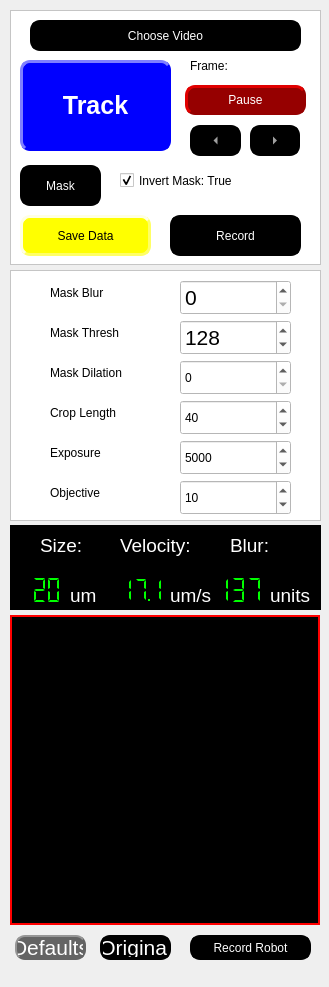
  <widget class="QDockWidget" name="dockWidget">
   <property name="minimumSize">
    <size>
     <width>329</width>
     <height>987</height>
    </size>
   </property>
   <property name="styleSheet">
    <string notr="true"/>
   </property>
   <property name="floating">
    <bool>false</bool>
   </property>
   <property name="allowedAreas">
    <set>Qt::LeftDockWidgetArea|Qt::RightDockWidgetArea</set>
   </property>
   <attribute name="dockWidgetArea">
    <number>1</number>
   </attribute>
   <widget class="QWidget" name="dockWidgetContents">
    <widget class="QFrame" name="frame_3">
     <property name="geometry">
      <rect>
       <x>10</x>
       <y>10</y>
       <width>311</width>
       <height>255</height>
      </rect>
     </property>
     <property name="styleSheet">
      <string notr="true"> color: rgb(0, 0, 0);
 background-color: rgb(255, 255, 255);
</string>
     </property>
     <property name="frameShape">
      <enum>QFrame::StyledPanel</enum>
     </property>
     <property name="frameShadow">
      <enum>QFrame::Raised</enum>
     </property>
     <widget class="QPushButton" name="choosevideobutton">
      <property name="geometry">
       <rect>
        <x>20</x>
        <y>10</y>
        <width>271</width>
        <height>31</height>
       </rect>
      </property>
      <property name="styleSheet">
       <string notr="true">     QPushButton {
                color: rgb(255, 255, 255);
                background-color: rgb(0, 0, 0);
                border-style: outset;
                border-width: 2px;
                border-radius: 10px;
                border-color: rgb(0, 0, 0);
                min-width: 1em;
                padding: 1px;
            }
            QPushButton:hover {
                background-color: rgb(100, 100, 100);
                color: rgb(255, 255, 255);
                border-color: rgb(100, 100, 100);
            
            
            }</string>
      </property>
      <property name="text">
       <string>Choose Video</string>
      </property>
     </widget>
     <widget class="QCheckBox" name="maskinvert_checkBox">
      <property name="geometry">
       <rect>
        <x>110</x>
        <y>155</y>
        <width>195</width>
        <height>31</height>
       </rect>
      </property>
      <property name="text">
       <string>Invert Mask: True</string>
      </property>
      <property name="checked">
       <bool>true</bool>
      </property>
     </widget>
     <widget class="QPushButton" name="pausebutton">
      <property name="geometry">
       <rect>
        <x>175</x>
        <y>75</y>
        <width>121</width>
        <height>30</height>
       </rect>
      </property>
      <property name="maximumSize">
       <size>
        <width>300</width>
        <height>30</height>
       </size>
      </property>
      <property name="styleSheet">
       <string notr="true">QPushButton {
                color: rgb(255, 255, 255);
                background-color: rgb(150, 0, 0);
                border-style: outset;
                border-width: 3px;
                border-radius: 10px;
                border-color: rgb(150, 0, 0);
                min-width: 1em;
                padding: 1px;
            }
            QPushButton:checked {
                color: rgb(255, 255, 255);
                background-color: rgb(0, 0, 150);
                border-style: inset;
                border-width: 3px;
                border-radius: 10px;
                border-color: rgb(0, 0, 255);
                font: bold 12px;
                min-width: 1em;
                padding: 1px;
            }
            QPushButton:hover {
                background-color: rgb(100, 100, 100);
                color: rgb(255, 255, 255);
                border-color: rgb(255, 0, 0);
                padding-left: 2px;
                padding-top: 2px;
            }</string>
      </property>
      <property name="text">
       <string>Pause</string>
      </property>
      <property name="checkable">
       <bool>true</bool>
      </property>
     </widget>
     <widget class="QPushButton" name="savedatabutton">
      <property name="geometry">
       <rect>
        <x>10</x>
        <y>205</y>
        <width>131</width>
        <height>41</height>
       </rect>
      </property>
      <property name="styleSheet">
       <string notr="true">QPushButton {
                color: rgb(0, 0, 0);
                background-color: rgb(255, 255, 0);
                border-style: outset;
                border-width: 3px;
                border-radius: 10px;
                border-color: rgb(255, 255, 100);
                min-width: 1em;
                padding: 6px;
            }
            QPushButton:hover {
                background-color: rgb(255, 255, 200);
                color: rgb(0, 0, 0);
            }
            QPushButton:checked {
                background-color: red;
                border: 2px solid red;
                padding-left: 5px;
                padding-top: 5px;
                border-style: inset;
                }</string>
      </property>
      <property name="text">
       <string>Save Data</string>
      </property>
      <property name="checkable">
       <bool>true</bool>
      </property>
     </widget>
     <widget class="QPushButton" name="recordbutton">
      <property name="geometry">
       <rect>
        <x>160</x>
        <y>205</y>
        <width>131</width>
        <height>41</height>
       </rect>
      </property>
      <property name="styleSheet">
       <string notr="true">QPushButton {
                color: rgb(255, 255, 255);
                background-color: rgb(0, 0, 0);
                border-style: outset;
                border-width: 3px;
                border-radius: 10px;
                border-color: rgb(0, 0, 0);
                min-width: 1em;
                padding: 6px;
            }
      
            QPushButton:checked {
                color: rgb(255, 255, 255);
                background-color: rgb(255, 0, 0);
                border-style: inset;
                border-width: 3px;
                border-radius: 10px;
                border-color: rgb(255, 0, 0);
                font: bold 16px;
                min-width: 1em;
               
            }
            QPushButton:hover {
                background-color: rgb(100, 100, 100);
                color: rgb(255, 255, 255);
                border-color: rgb(100, 100, 100);
                padding-left: 5px;
                padding-top: 5px;
            }</string>
      </property>
      <property name="text">
       <string>Record</string>
      </property>
      <property name="checkable">
       <bool>true</bool>
      </property>
     </widget>
     <widget class="QLabel" name="framelabel">
      <property name="geometry">
       <rect>
        <x>180</x>
        <y>45</y>
        <width>121</width>
        <height>21</height>
       </rect>
      </property>
      <property name="maximumSize">
       <size>
        <width>300</width>
        <height>25</height>
       </size>
      </property>
      <property name="text">
       <string>Frame: </string>
      </property>
     </widget>
     <widget class="QToolButton" name="leftbutton">
      <property name="geometry">
       <rect>
        <x>180</x>
        <y>115</y>
        <width>51</width>
        <height>31</height>
       </rect>
      </property>
      <property name="styleSheet">
       <string notr="true">QToolButton {
                color: rgb(255, 255, 255);
                background-color: rgb(0, 0, 0);
                border-style: outset;
                border-width: px;
                border-radius: 10px;
                border: 2px solid rgb(0, 0, 0);
                font: bold 16px;
                min-width: 1em;
                padding: 1px;
            }
            QToolButton:hover {
                background-color: rgb(100, 100, 100);
                color: rgb(255, 255, 255);
                border: 2px solid rgb(0, 255, 0);
            }
            QToolButton:pressed {
                background-color: rgb(100, 100, 100);
                border: 2px solid rgb(255, 0, 0);
                border-style: inset;
                padding-left: 5px;
                padding-top: 5px;
            }</string>
      </property>
      <property name="text">
       <string>...</string>
      </property>
      <property name="autoRepeat">
       <bool>false</bool>
      </property>
      <property name="autoRepeatDelay">
       <number>0</number>
      </property>
      <property name="autoRepeatInterval">
       <number>1</number>
      </property>
      <property name="arrowType">
       <enum>Qt::LeftArrow</enum>
      </property>
     </widget>
     <widget class="QPushButton" name="maskbutton">
      <property name="geometry">
       <rect>
        <x>10</x>
        <y>155</y>
        <width>81</width>
        <height>41</height>
       </rect>
      </property>
      <property name="styleSheet">
       <string notr="true">QPushButton {
                color: rgb(255, 255, 255);
                background-color: rgb(0, 0, 0);
                border-style: outset;
                border-width: 2px;
                border-radius: 10px;
                border-color: rgb(0, 0, 0);
                min-width: 1em;
                padding: 1px;
            }
            QPushButton:hover {
                background-color: rgb(100, 100, 100);
                color: rgb(255, 255, 255);
                border-style: inset;
			  border-color: rgb(0, 255, 0);
            }</string>
      </property>
      <property name="text">
       <string>Mask</string>
      </property>
      <property name="checkable">
       <bool>true</bool>
      </property>
      <property name="checked">
       <bool>false</bool>
      </property>
     </widget>
     <widget class="QPushButton" name="trackbutton">
      <property name="geometry">
       <rect>
        <x>10</x>
        <y>50</y>
        <width>151</width>
        <height>91</height>
       </rect>
      </property>
      <property name="cursor">
       <cursorShape>ArrowCursor</cursorShape>
      </property>
      <property name="styleSheet">
       <string notr="true">
QPushButton {
                color: rgb(255, 255, 255);
                background-color: rgb(0, 0, 255);
                border-style: outset;
                border-width: 3px;
                border-radius: 10px;
                border-color: rgb(0, 0, 255);
                min-width: 1em;
                padding: 6px;
			  font: bold 25px;
            }
      
            QPushButton:checked {
                color: rgb(255, 255, 255);
                background-color: rgb(255, 0, 0);
                border-style: inset;
                border-width: 3px;
                border-radius: 10px;
                border-color: rgb(255, 0, 0);
                font: bold 25px;
                min-width: 1em;
               
            }
            QPushButton:hover {
                background-color: rgb(100, 100, 100);
                color: rgb(255, 255, 255);
                border-color: rgb(0, 255, 0);
                padding-left: 5px;
                padding-top: 5px;
            }</string>
      </property>
      <property name="text">
       <string>Track</string>
      </property>
      <property name="checkable">
       <bool>true</bool>
      </property>
     </widget>
     <widget class="QToolButton" name="rightbutton">
      <property name="geometry">
       <rect>
        <x>240</x>
        <y>115</y>
        <width>50</width>
        <height>31</height>
       </rect>
      </property>
      <property name="styleSheet">
       <string notr="true">QToolButton {
                color: rgb(255, 255, 255);
                background-color: rgb(0, 0, 0);
                border-style: outset;
                border-width: px;
                border-radius: 10px;
                border: 2px solid rgb(0, 0, 0);
                font: bold 16px;
                min-width: 1em;
                padding: 1px;
            }
            QToolButton:hover {
                background-color: rgb(100, 100, 100);
                color: rgb(255, 255, 255);
                border: 2px solid rgb(0, 255, 0);
            }
            QToolButton:pressed {
                background-color: rgb(100, 100, 100);
                border: 2px solid rgb(255, 0, 0);
                border-style: inset;
                padding-left: 5px;
                padding-top: 5px;
            }</string>
      </property>
      <property name="text">
       <string>...</string>
      </property>
      <property name="autoRepeat">
       <bool>false</bool>
      </property>
      <property name="autoRepeatInterval">
       <number>1</number>
      </property>
      <property name="arrowType">
       <enum>Qt::RightArrow</enum>
      </property>
     </widget>
    </widget>
    <widget class="QFrame" name="trackerparamsframe">
     <property name="geometry">
      <rect>
       <x>10</x>
       <y>270</y>
       <width>311</width>
       <height>251</height>
      </rect>
     </property>
     <property name="styleSheet">
      <string notr="true"> color: rgb(0, 0, 0);
 background-color: rgb(255, 255, 255);
</string>
     </property>
     <property name="frameShape">
      <enum>QFrame::StyledPanel</enum>
     </property>
     <property name="frameShadow">
      <enum>QFrame::Raised</enum>
     </property>
     <widget class="QSpinBox" name="maskthreshbox">
      <property name="geometry">
       <rect>
        <x>170</x>
        <y>50</y>
        <width>111</width>
        <height>35</height>
       </rect>
      </property>
      <property name="font">
       <font>
        <pointsize>16</pointsize>
        <italic>false</italic>
        <bold>false</bold>
       </font>
      </property>
      <property name="styleSheet">
       <string notr="true"/>
      </property>
      <property name="maximum">
       <number>255</number>
      </property>
      <property name="singleStep">
       <number>10</number>
      </property>
      <property name="value">
       <number>128</number>
      </property>
     </widget>
     <widget class="QLabel" name="maskthreshlabel">
      <property name="geometry">
       <rect>
        <x>40</x>
        <y>50</y>
        <width>121</width>
        <height>25</height>
       </rect>
      </property>
      <property name="maximumSize">
       <size>
        <width>150</width>
        <height>25</height>
       </size>
      </property>
      <property name="text">
       <string>Mask Thresh</string>
      </property>
     </widget>
     <widget class="QSpinBox" name="maskdilationbox">
      <property name="geometry">
       <rect>
        <x>170</x>
        <y>90</y>
        <width>111</width>
        <height>35</height>
       </rect>
      </property>
      <property name="maximum">
       <number>40</number>
      </property>
     </widget>
     <widget class="QLabel" name="maskdilationlabel">
      <property name="geometry">
       <rect>
        <x>40</x>
        <y>90</y>
        <width>121</width>
        <height>25</height>
       </rect>
      </property>
      <property name="maximumSize">
       <size>
        <width>150</width>
        <height>25</height>
       </size>
      </property>
      <property name="text">
       <string>Mask Dilation</string>
      </property>
     </widget>
     <widget class="QSpinBox" name="croplengthbox">
      <property name="geometry">
       <rect>
        <x>170</x>
        <y>130</y>
        <width>111</width>
        <height>35</height>
       </rect>
      </property>
      <property name="minimum">
       <number>5</number>
      </property>
      <property name="maximum">
       <number>300</number>
      </property>
      <property name="singleStep">
       <number>5</number>
      </property>
      <property name="value">
       <number>40</number>
      </property>
      <property name="displayIntegerBase">
       <number>10</number>
      </property>
     </widget>
     <widget class="QLabel" name="croplengthlabel">
      <property name="geometry">
       <rect>
        <x>40</x>
        <y>130</y>
        <width>121</width>
        <height>25</height>
       </rect>
      </property>
      <property name="maximumSize">
       <size>
        <width>150</width>
        <height>25</height>
       </size>
      </property>
      <property name="text">
       <string>Crop Length</string>
      </property>
     </widget>
     <widget class="QSpinBox" name="exposurebox">
      <property name="geometry">
       <rect>
        <x>170</x>
        <y>170</y>
        <width>111</width>
        <height>35</height>
       </rect>
      </property>
      <property name="minimum">
       <number>100</number>
      </property>
      <property name="maximum">
       <number>30000</number>
      </property>
      <property name="singleStep">
       <number>100</number>
      </property>
      <property name="value">
       <number>5000</number>
      </property>
      <property name="displayIntegerBase">
       <number>10</number>
      </property>
     </widget>
     <widget class="QLabel" name="exposurelabel">
      <property name="geometry">
       <rect>
        <x>40</x>
        <y>170</y>
        <width>111</width>
        <height>25</height>
       </rect>
      </property>
      <property name="maximumSize">
       <size>
        <width>150</width>
        <height>25</height>
       </size>
      </property>
      <property name="text">
       <string>Exposure</string>
      </property>
     </widget>
     <widget class="QSpinBox" name="objectivebox">
      <property name="geometry">
       <rect>
        <x>170</x>
        <y>210</y>
        <width>111</width>
        <height>35</height>
       </rect>
      </property>
      <property name="minimum">
       <number>1</number>
      </property>
      <property name="maximum">
       <number>50</number>
      </property>
      <property name="singleStep">
       <number>5</number>
      </property>
      <property name="value">
       <number>10</number>
      </property>
      <property name="displayIntegerBase">
       <number>10</number>
      </property>
     </widget>
     <widget class="QLabel" name="objectivelabel">
      <property name="geometry">
       <rect>
        <x>40</x>
        <y>210</y>
        <width>111</width>
        <height>25</height>
       </rect>
      </property>
      <property name="maximumSize">
       <size>
        <width>150</width>
        <height>25</height>
       </size>
      </property>
      <property name="text">
       <string>Objective</string>
      </property>
     </widget>
     <widget class="QSpinBox" name="maskblurbox">
      <property name="geometry">
       <rect>
        <x>170</x>
        <y>10</y>
        <width>111</width>
        <height>35</height>
       </rect>
      </property>
      <property name="font">
       <font>
        <pointsize>16</pointsize>
        <italic>false</italic>
        <bold>false</bold>
       </font>
      </property>
      <property name="styleSheet">
       <string notr="true"/>
      </property>
      <property name="maximum">
       <number>40</number>
      </property>
      <property name="singleStep">
       <number>1</number>
      </property>
      <property name="value">
       <number>0</number>
      </property>
     </widget>
     <widget class="QLabel" name="maskblurlabel">
      <property name="geometry">
       <rect>
        <x>40</x>
        <y>10</y>
        <width>121</width>
        <height>25</height>
       </rect>
      </property>
      <property name="maximumSize">
       <size>
        <width>150</width>
        <height>25</height>
       </size>
      </property>
      <property name="text">
       <string>Mask Blur</string>
      </property>
     </widget>
    </widget>
    <widget class="QFrame" name="robotparamsframe">
     <property name="geometry">
      <rect>
       <x>10</x>
       <y>525</y>
       <width>311</width>
       <height>85</height>
      </rect>
     </property>
     <property name="styleSheet">
      <string notr="true"> color: rgb(255, 255, 255);
 background-color: rgb(0, 0, 0);
font-size: 14pt; font: Arial;</string>
     </property>
     <property name="frameShape">
      <enum>QFrame::StyledPanel</enum>
     </property>
     <property name="frameShadow">
      <enum>QFrame::Raised</enum>
     </property>
     <widget class="QLabel" name="robotsizelabel">
      <property name="geometry">
       <rect>
        <x>30</x>
        <y>10</y>
        <width>51</width>
        <height>20</height>
       </rect>
      </property>
      <property name="maximumSize">
       <size>
        <width>300</width>
        <height>50</height>
       </size>
      </property>
      <property name="text">
       <string>Size:   </string>
      </property>
     </widget>
     <widget class="QLabel" name="robotvelocitylabel">
      <property name="geometry">
       <rect>
        <x>110</x>
        <y>10</y>
        <width>81</width>
        <height>21</height>
       </rect>
      </property>
      <property name="maximumSize">
       <size>
        <width>300</width>
        <height>50</height>
       </size>
      </property>
      <property name="text">
       <string>Velocity: </string>
      </property>
     </widget>
     <widget class="QLabel" name="robotblurlabel">
      <property name="geometry">
       <rect>
        <x>220</x>
        <y>10</y>
        <width>51</width>
        <height>20</height>
       </rect>
      </property>
      <property name="maximumSize">
       <size>
        <width>16777215</width>
        <height>50</height>
       </size>
      </property>
      <property name="styleSheet">
       <string notr="true"/>
      </property>
      <property name="text">
       <string>Blur:</string>
      </property>
     </widget>
     <widget class="QLCDNumber" name="blurlcdnum">
      <property name="geometry">
       <rect>
        <x>200</x>
        <y>50</y>
        <width>61</width>
        <height>30</height>
       </rect>
      </property>
      <property name="styleSheet">
       <string notr="true">background-color: rgb(0,0,0); 
color: rgb(0,255,0);</string>
      </property>
      <property name="lineWidth">
       <number>0</number>
      </property>
      <property name="midLineWidth">
       <number>0</number>
      </property>
      <property name="smallDecimalPoint">
       <bool>true</bool>
      </property>
      <property name="digitCount">
       <number>3</number>
      </property>
      <property name="mode">
       <enum>QLCDNumber::Dec</enum>
      </property>
      <property name="segmentStyle">
       <enum>QLCDNumber::Flat</enum>
      </property>
      <property name="value" stdset="0">
       <double>137.000000000000000</double>
      </property>
     </widget>
     <widget class="QLabel" name="robotvelocityunitslabel">
      <property name="geometry">
       <rect>
        <x>160</x>
        <y>60</y>
        <width>41</width>
        <height>20</height>
       </rect>
      </property>
      <property name="maximumSize">
       <size>
        <width>300</width>
        <height>50</height>
       </size>
      </property>
      <property name="text">
       <string>um/s</string>
      </property>
     </widget>
     <widget class="QLabel" name="robotblurunitslabe">
      <property name="geometry">
       <rect>
        <x>260</x>
        <y>60</y>
        <width>41</width>
        <height>20</height>
       </rect>
      </property>
      <property name="maximumSize">
       <size>
        <width>300</width>
        <height>50</height>
       </size>
      </property>
      <property name="text">
       <string>units</string>
      </property>
     </widget>
     <widget class="QLCDNumber" name="sizelcdnum">
      <property name="geometry">
       <rect>
        <x>0</x>
        <y>50</y>
        <width>61</width>
        <height>30</height>
       </rect>
      </property>
      <property name="styleSheet">
       <string notr="true">background-color: rgb(0,0,0); 
color: rgb(0,255,0);</string>
      </property>
      <property name="lineWidth">
       <number>0</number>
      </property>
      <property name="midLineWidth">
       <number>0</number>
      </property>
      <property name="smallDecimalPoint">
       <bool>false</bool>
      </property>
      <property name="digitCount">
       <number>3</number>
      </property>
      <property name="mode">
       <enum>QLCDNumber::Dec</enum>
      </property>
      <property name="segmentStyle">
       <enum>QLCDNumber::Flat</enum>
      </property>
      <property name="value" stdset="0">
       <double>20.000000000000000</double>
      </property>
     </widget>
     <widget class="QLCDNumber" name="vellcdnum">
      <property name="geometry">
       <rect>
        <x>90</x>
        <y>50</y>
        <width>71</width>
        <height>30</height>
       </rect>
      </property>
      <property name="styleSheet">
       <string notr="true">background-color: rgb(0,0,0); 
color: rgb(0,255,0);</string>
      </property>
      <property name="lineWidth">
       <number>0</number>
      </property>
      <property name="midLineWidth">
       <number>0</number>
      </property>
      <property name="smallDecimalPoint">
       <bool>true</bool>
      </property>
      <property name="digitCount">
       <number>4</number>
      </property>
      <property name="mode">
       <enum>QLCDNumber::Dec</enum>
      </property>
      <property name="segmentStyle">
       <enum>QLCDNumber::Flat</enum>
      </property>
      <property name="value" stdset="0">
       <double>17.100000000000001</double>
      </property>
     </widget>
     <widget class="QLabel" name="robotsizeunitslabel">
      <property name="geometry">
       <rect>
        <x>60</x>
        <y>60</y>
        <width>31</width>
        <height>20</height>
       </rect>
      </property>
      <property name="maximumSize">
       <size>
        <width>300</width>
        <height>50</height>
       </size>
      </property>
      <property name="text">
       <string>um  </string>
      </property>
     </widget>
    </widget>
    <widget class="QLabel" name="CroppedVideoFeedLabel">
     <property name="geometry">
      <rect>
       <x>10</x>
       <y>615</y>
       <width>310</width>
       <height>310</height>
      </rect>
     </property>
     <property name="styleSheet">
      <string notr="true">background-color: rgb(0,0,0); border:2px solid rgb(255, 0, 0); </string>
     </property>
     <property name="text">
      <string/>
     </property>
    </widget>
    <widget class="QPushButton" name="resetdefaultbutton">
     <property name="geometry">
      <rect>
       <x>15</x>
       <y>935</y>
       <width>71</width>
       <height>25</height>
      </rect>
     </property>
     <property name="maximumSize">
      <size>
       <width>300</width>
       <height>25</height>
      </size>
     </property>
     <property name="font">
      <font>
       <family>Arial</family>
       <pointsize>16</pointsize>
       <italic>false</italic>
       <bold>false</bold>
      </font>
     </property>
     <property name="styleSheet">
      <string notr="true">QPushButton {
                color: rgb(255, 255, 255);
                background-color: rgb(100, 100, 100);
                border-style: outset;
                border-width: 2px;
                border-radius: 10px;
                border-color: rgb(100, 100, 100);
                min-width: 1em;
                padding: 1px;
            }
            QPushButton:hover {
                background-color: rgb(200, 200, 200);
                color: rgb(0, 0, 0);
            }
            QPushButton:pressed {
                background-color: rgb(200, 200, 200);
         
                padding-left: 5px;
                padding-top: 5px;
                border-style: inset;
                }</string>
     </property>
     <property name="text">
      <string>Defaults</string>
     </property>
    </widget>
    <widget class="QPushButton" name="croppedmasktoggle">
     <property name="geometry">
      <rect>
       <x>100</x>
       <y>935</y>
       <width>71</width>
       <height>25</height>
      </rect>
     </property>
     <property name="maximumSize">
      <size>
       <width>300</width>
       <height>25</height>
      </size>
     </property>
     <property name="font">
      <font>
       <family>Arial</family>
       <pointsize>16</pointsize>
       <italic>false</italic>
       <bold>false</bold>
      </font>
     </property>
     <property name="styleSheet">
      <string notr="true">QPushButton {
                color: rgb(255, 255, 255);
                background-color: rgb(0, 0, 0);
                border-style: outset;
                border-width: 2px;
                border-radius: 10px;
                border-color: rgb(0, 0, 0);
                min-width: 1em;
                padding: 1px;
            }
            QPushButton:hover {
                background-color: rgb(100, 100, 100);
                color: rgb(255, 255, 255);
                border-style: inset;
			  border-color: rgb(0, 255, 0);
            }</string>
     </property>
     <property name="text">
      <string>Original</string>
     </property>
     <property name="checkable">
      <bool>true</bool>
     </property>
    </widget>
    <widget class="QPushButton" name="croppedrecordbutton">
     <property name="geometry">
      <rect>
       <x>190</x>
       <y>935</y>
       <width>121</width>
       <height>25</height>
      </rect>
     </property>
     <property name="minimumSize">
      <size>
       <width>24</width>
       <height>0</height>
      </size>
     </property>
     <property name="styleSheet">
      <string notr="true">QPushButton {
                color: rgb(255, 255, 255);
                background-color: rgb(0, 0, 0);
                border-style: outset;
                border-width: 3px;
                border-radius: 10px;
                border-color: rgb(0, 0, 0);
                min-width: 1em;
      
            }
      
            QPushButton:checked {
                color: rgb(255, 255, 255);
                background-color: rgb(255, 0, 0);
                border-style: inset;
                border-width: 3px;
                border-radius: 10px;
                border-color: rgb(255, 0, 0);
                font: bold 16px;
                min-width: 1em;
               
            }
            QPushButton:hover {
                background-color: rgb(100, 100, 100);
                color: rgb(255, 255, 255);
                border-color: rgb(100, 100, 100);
                padding-left: 5px;
                padding-top: 5px;
            }</string>
     </property>
     <property name="text">
      <string>Record Robot</string>
     </property>
     <property name="checkable">
      <bool>true</bool>
     </property>
    </widget>
   </widget>
  </widget>
